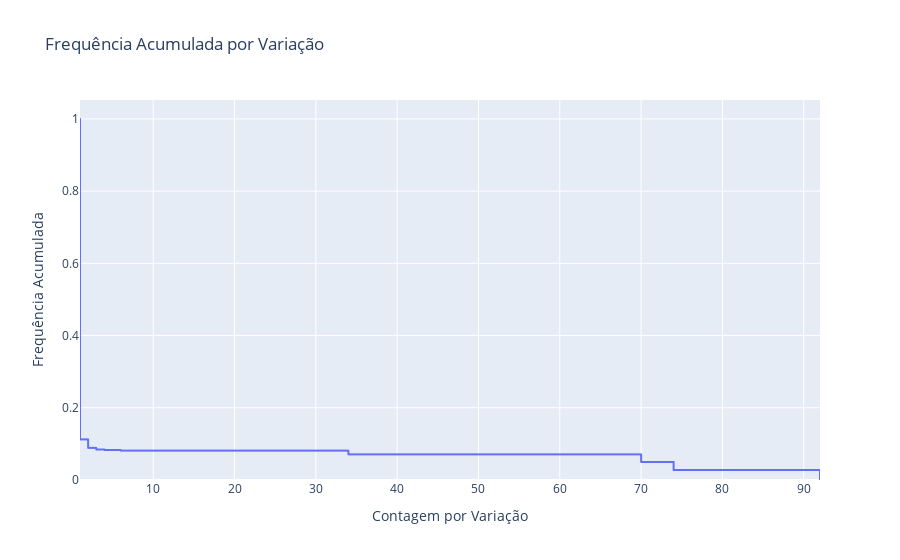

The notebook cell this image was saved under:
### Code cell
# Frequência Acumulada por Tipo de Variação
y = dfEDA2['Variation'].value_counts(normalize=True)
x = dfEDA2['Variation'].value_counts()
fig = px.ecdf(x= x, y=y, ecdfnorm=None, ecdfmode='complementary', title='Frequência Acumulada por Variação')
fig.update_xaxes(title_text = 'Contagem por Variação')
fig.update_yaxes(title_text = 'Frequência Acumulada')

### Figure 1 — Plotly figure (JSON) as saved in the notebook; plotly's stock layout.template omitted (floating-point values rounded to 4 significant figures; data arrays with more than 128 entries replaced by an {"elided": "..."} marker saying what was removed)
{"data": [{"hovertemplate": "x=%{x}<br>sum of y=%{y}<extra></extra>", "legendgroup": "", "line": {"dash": "solid", "shape": "hv"}, "marker": {"color": "#636efa", "symbol": "circle"}, "mode": "lines", "name": "", "showlegend": false, "type": "scattergl", "x": {"elided": "2993 int values"}, "xaxis": "x", "y": {"elided": "2993 float values"}, "yaxis": "y"}], "layout": {"legend": {"tracegroupgap": 0}, "title": {"text": "Frequência Acumulada por Variação"}, "xaxis": {"anchor": "y", "domain": [0, 1], "title": {"text": "Contagem por Variação"}}, "yaxis": {"anchor": "x", "domain": [0, 1], "rangemode": "tozero", "title": {"text": "Frequência Acumulada"}}}}
